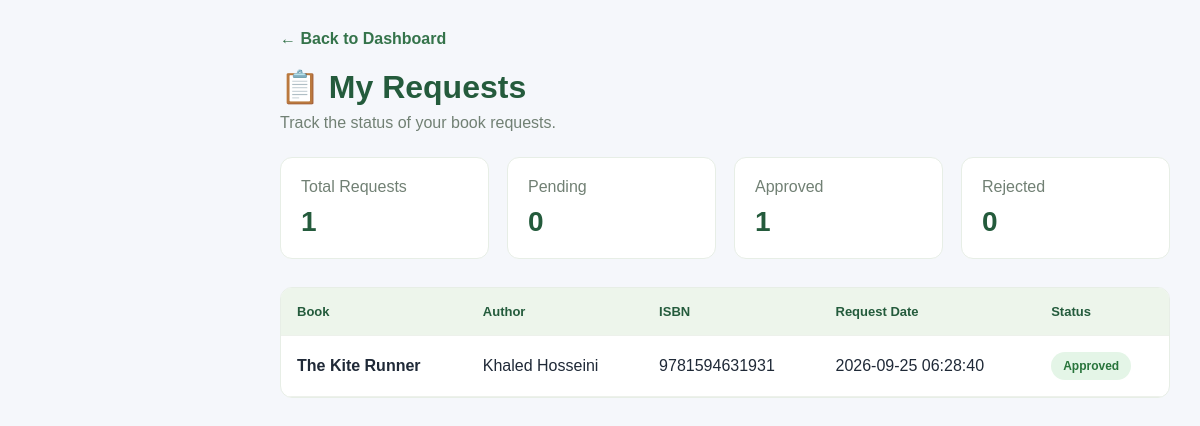
Screenshot of /student/my-requests.php (signed in) with the database file from the repository.
### tables this page shows
CREATE TABLE `book_requests` (
  `id` int(11) NOT NULL,
  `member_id` int(11) NOT NULL,
  `book_id` int(11) NOT NULL,
  `request_date` timestamp NOT NULL DEFAULT current_timestamp(),
  `status` enum('Pending','Approved','Rejected') NOT NULL DEFAULT 'Pending'
);

CREATE TABLE `books` (
  `id` int(11) NOT NULL,
  `title` varchar(150) NOT NULL,
  `author` varchar(100) NOT NULL,
  `isbn` varchar(50) DEFAULT NULL,
  `category` varchar(100) DEFAULT NULL,
  `quantity` int(11) NOT NULL DEFAULT 1,
  `available` int(11) NOT NULL DEFAULT 1,
  `created_at` timestamp NOT NULL DEFAULT current_timestamp()
);

### student/my-requests.php (the view, shortened to what this page needs)
<?php
require_once __DIR__ . "/../config/db.php";
$studentId = (int) $_SESSION["student_id"];
$sql = "SELECT
            r.id,
            r.request_date,
            r.status,
            b.title,
            b.author,
            b.isbn
        FROM book_requests r
        JOIN books b ON r.book_id = b.id
        WHERE r.member_id = ?
        ORDER BY r.id DESC";
$stmt = mysqli_prepare($conn, $sql);
mysqli_stmt_bind_param($stmt, "i", $studentId);
mysqli_stmt_execute($stmt);
$result = mysqli_stmt_get_result($stmt);
$requests = [];
while ($row = mysqli_fetch_assoc($result)) {
    $requests[] = $row;
}
?>
<!DOCTYPE html>
<html lang="en">
<head>
    <link rel="stylesheet" href="../assets/css/style.css">
</head>
<body>
<main class="requests-page">
    <a href="dashboard.php" class="requests-back">
        ← Back to Dashboard
    </a>
    <div class="requests-heading">
        <h1>📋 My Requests</h1>
        <p>Track the status of your book requests.</p>
    </div>
    <?php
        $pendingCount = 0;
        $approvedCount = 0;
        $rejectedCount = 0;
        foreach ($requests as $request) {
            if ($request["status"] === "Pending") {
                $pendingCount++;
            } elseif ($request["status"] === "Approved") {
                $approvedCount++;
            } elseif ($request["status"] === "Rejected") {
                $rejectedCount++;
            }
        }
    ?>
    <section class="requests-summary">
        <div class="summary-card">
            <p>Total Requests</p>
            <h2><?php echo count($requests); ?></h2>
        </div>
        <div class="summary-card">
            <p>Pending</p>
            <h2><?php echo $pendingCount; ?></h2>
        </div>
        <div class="summary-card">
            <p>Approved</p>
            <h2><?php echo $approvedCount; ?></h2>
        </div>
        <div class="summary-card">
            <p>Rejected</p>
            <h2><?php echo $rejectedCount; ?></h2>
        </div>
    </section>
    <?php if (count($requests) > 0): ?>
        <div class="requests-table-container">
            <table class="requests-table">
                <thead>
                    <tr>
                        <th>Book</th>
                        <th>Author</th>
                        <th>ISBN</th>
                        <th>Request Date</th>
                        <th>Status</th>
                    </tr>
                </thead>
                <tbody>
                    <?php foreach ($requests as $request): ?>
                        <?php
                            $statusClass = "status-pending";
                            if ($request["status"] === "Approved") {
                                $statusClass = "status-approved";
                            } elseif ($request["status"] === "Rejected") {
                                $statusClass = "status-rejected";
                            }
                        ?>
                        <tr>
                            <td>
                                <strong>
                                    <?php echo htmlspecialchars($request["title"]); ?>
                                </strong>
                            </td>
                            <td>
                                <?php echo htmlspecialchars($request["author"]); ?>
                            </td>
                            <td>
                                <?php echo htmlspecialchars($request["isbn"]); ?>
                            </td>
                            <td>
                                <?php echo htmlspecialchars($request["request_date"]); ?>
                            </td>
                            <td>
                                <span class="request-status <?php echo $statusClass; ?>">
                                    <?php echo htmlspecialchars($request["status"]); ?>
                                </span>
                            </td>
                        </tr>
                    <?php endforeach; ?>
                </tbody>
            </table>
        </div>
    <?php endif; ?>
</main>
</body>
</html>

### assets/css/style.css (style rules this page uses)
* { box-sizing: border-box; margin: 0; padding: 0; }
body { font-family: Arial, sans-serif; background: #f5f7fb; color: #1f2937; min-height: 100vh; }
main { margin-left: 250px; padding: 35px; }
table { width: 100%; border-collapse: collapse; }
th { text-align: left; background: #f9fafb; color: #6b7280; font-size: 13px; padding: 14px; }
td { padding: 14px; border-top: 1px solid #e5e7eb; }
html { scroll-behavior: smooth; }

### student/my-requests.php (style rules this page uses)
.requests-page { padding: 30px; }
.requests-heading { margin-bottom: 25px; }
.requests-heading h1 { color: #245b3c; margin-bottom: 8px; }
.requests-heading p { color: #718074; }
.requests-back { display: inline-block; margin-bottom: 20px; color: #34734a; text-decoration: none; font-weight: 600; }
.requests-summary { display: grid; grid-template-columns: repeat(auto-fit, minmax(150px, 1fr)); gap: 18px; margin-bottom: 28px; }
.summary-card { background: white; border: 1px solid #e7eee6; border-radius: 12px; padding: 20px; }
.summary-card p { color: #718074; margin: 0 0 10px; }
.summary-card h2 { color: #245b3c; margin: 0; font-size: 28px; }
.requests-table-container { overflow-x: auto; background: white; border: 1px solid #e7eee6; border-radius: 12px; }
.requests-table { width: 100%; min-width: 750px; border-collapse: collapse; }
.requests-table th, .requests-table td { padding: 16px; text-align: left; border-bottom: 1px solid #edf1eb; }
.requests-table th { background: #edf5eb; color: #245b3c; }
.request-status { display: inline-block; padding: 7px 12px; border-radius: 20px; font-size: 12px; font-weight: 600; }
.status-approved { background: #e4f5e7; color: #28743b; }

### rows the page displays
book_requests: book.title "The Kite Runner", book.author "Khaled Hosseini", book.isbn "9781594631931", request_date "2026-09-25 06:28:40", status "Approved"

### other values shown
count($requests) "1"
$pendingCount "0"
$approvedCount "1"
$rejectedCount "0"
